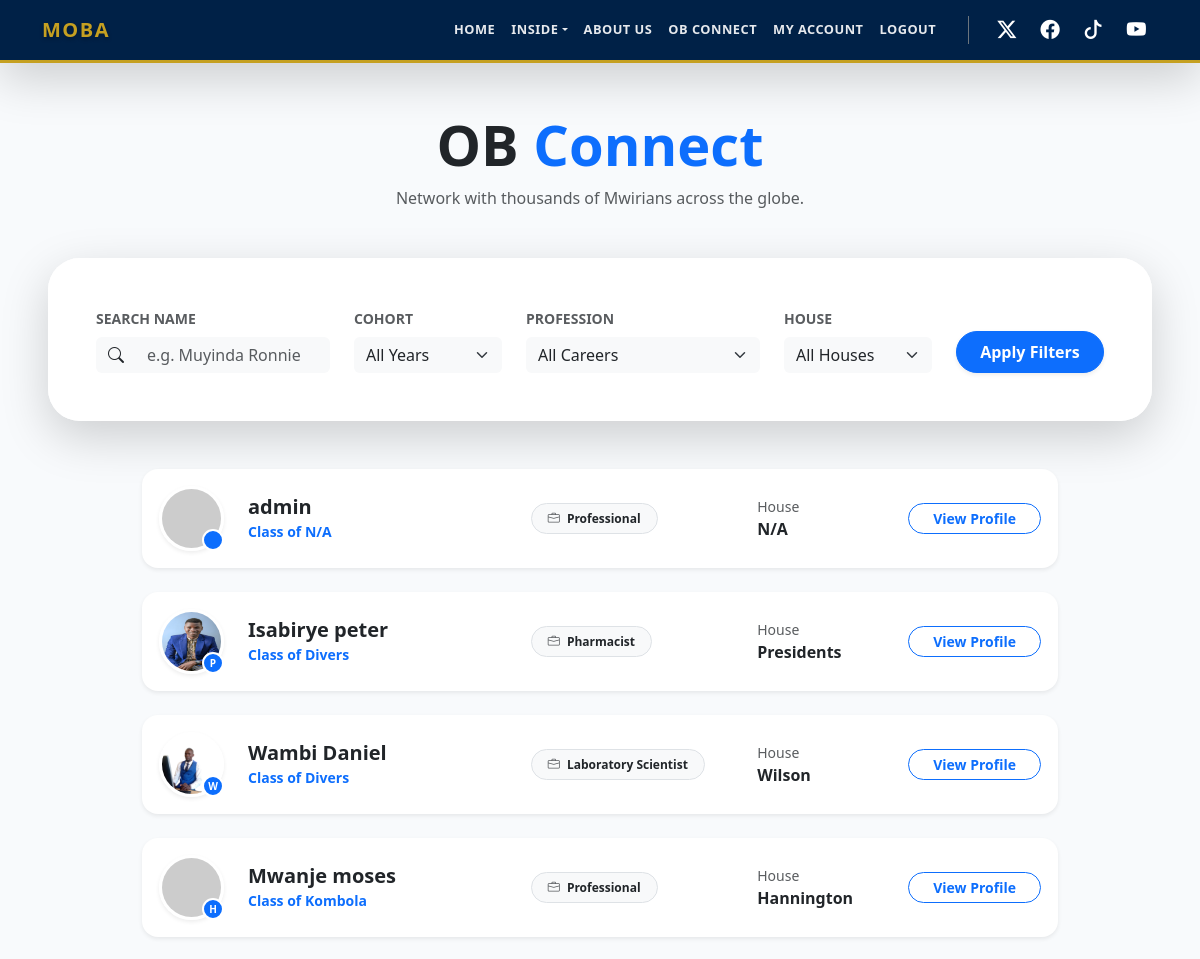
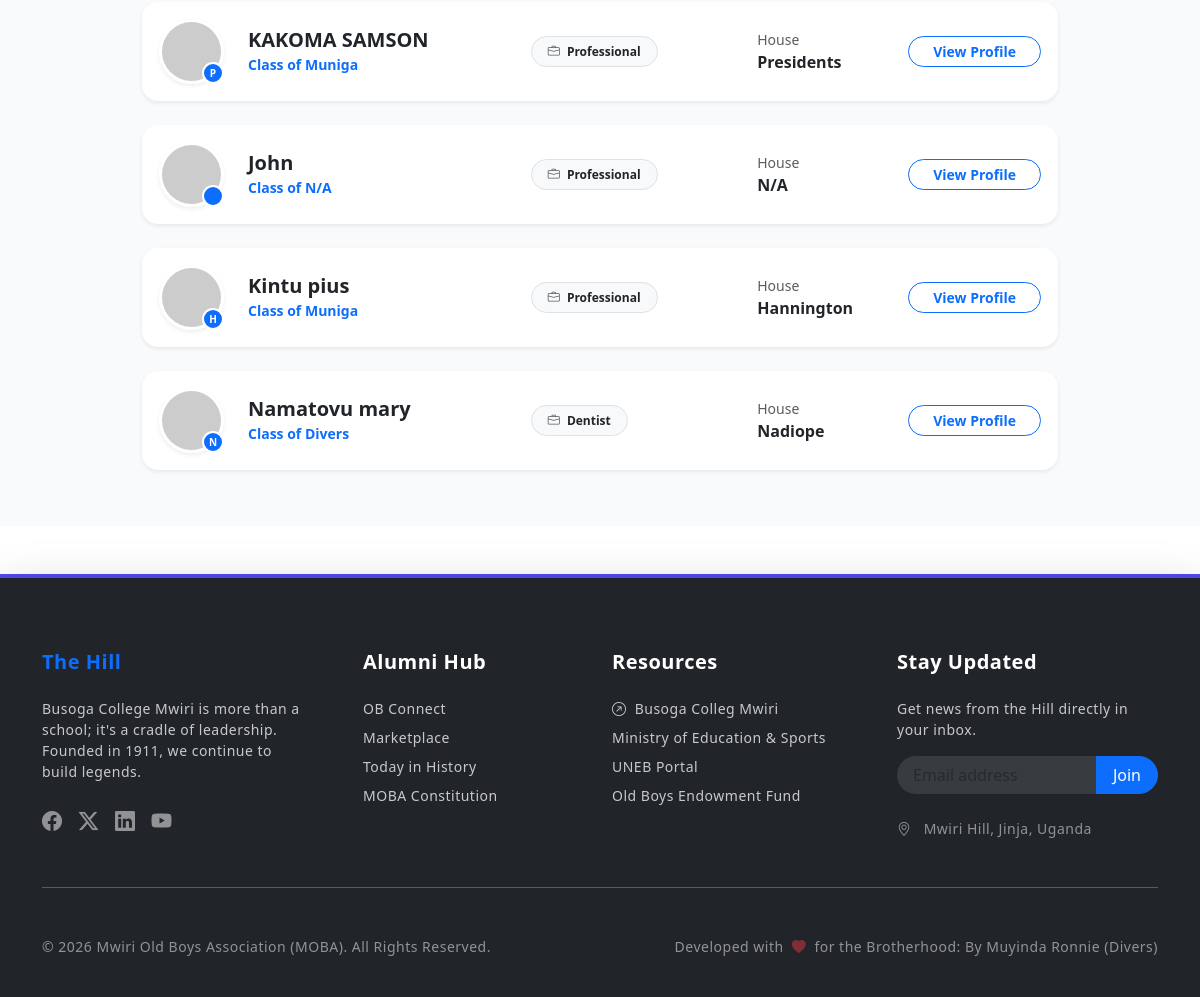
Screenshot of /connect/ob-connect/ (signed in) with the database file from the repository (2 pictures, top to bottom).
### users/models.py (models this page shows, shortened)
class User(AbstractUser):
    class Role(models.TextChoices):
        PUBLIC = "PUBLIC", "Public"
        SUBSCRIBER = "SUBSCRIBER", "Subscriber"
        ADMIN = "ADMIN", "Admin"
    base_role = Role.PUBLIC
    role = models.CharField(max_length=50, choices=Role.choices, default=base_role)
    cohort = models.ForeignKey('organisation.Cohort', on_delete=models.SET_NULL, null=True, blank=True)
    house = models.ForeignKey('organisation.House', on_delete=models.SET_NULL, null=True, blank=True)
    phone_number = models.CharField(max_length=20)
    linkedin_profile = models.URLField(blank=True)
    website = models.URLField(blank=True)
    address = models.CharField(max_length=255, blank=True)
    profession = models.ForeignKey('organisation.Profession', on_delete=models.SET_NULL, null=True, blank=True)
    whatsapp_contact = models.CharField(max_length=20, blank=True)
    x_account = models.URLField(blank=True)
    tiktok_account = models.URLField(blank=True)
    youtube_account = models.URLField(blank=True)
    facebook_account = models.URLField(blank=True)

class Profile(models.Model):
    user = models.OneToOneField(User, on_delete=models.CASCADE)
    bio = models.TextField(blank=True)
    profile_picture = models.ImageField(upload_to='profile_pictures/', blank=True)

### organisation/models.py (models this page shows, shortened)
class House(models.Model):
    name = models.CharField(max_length=255)

class Cohort(models.Model):
    name = models.CharField(max_length=255)

class Profession(models.Model):
    name = models.CharField(max_length=255, unique=True)

### connect/views.py (the view)
# urls.py: path('ob-connect/', views.ob_connect, name='ob_connect'),
@login_required
def ob_connect(request):
    users = User.objects.all()
    cohorts = Cohort.objects.all()
    professions = Profession.objects.all()
    houses = House.objects.all()
    name_query = request.GET.get('name')
    cohort_query = request.GET.get('cohort')
    profession_query = request.GET.get('profession')
    house_query = request.GET.get('house')
    if name_query:
        users = users.filter(first_name__icontains=name_query) | users.filter(last_name__icontains=name_query)
    if cohort_query:
        users = users.filter(cohort_id=cohort_query)
    if profession_query:
        users = users.filter(profession_id=profession_query)
    if house_query:
        users = users.filter(house_id=house_query)
    context = {
        'users': users,
        'cohorts': cohorts,
        'professions': professions,
        'houses': houses,
    }
    return render(request, 'connect/ob_connect.html', context)

### connect/templates/connect/ob_connect.html (shortened to what this page needs)
{% extends "base.html" %}
{% block content %}
<div class="container-fluid py-5 px-lg-5" style="background-color: #f8fafc; min-height: 100vh;">
    <div class="text-center mb-5">
        <h1 class="fw-bold display-4">OB <span class="text-primary">Connect</span></h1>
        <p class="text-muted mx-auto" style="max-width: 600px;">Network with thousands of Mwirians across the globe.</p>
    </div>
    <div class="card shadow-lg border-0 rounded-5 mb-5 overflow-hidden">
        <div class="card-body p-4 p-md-5 bg-white">
            <form method="get" class="row g-4 align-items-end">
                <div class="col-md-3">
                    <label for="name" class="form-label small fw-bold text-uppercase text-muted">Search Name</label>
                    <div class="input-group">
                        <span class="input-group-text bg-light border-0"><i class="bi bi-search"></i></span>
                        <input type="text" name="name" id="name" class="form-control bg-light border-0" placeholder="e.g. Muyinda Ronnie" value="{{ request.GET.name }}">
                    </div>
                </div>
                <div class="col-md-2">
                    <label for="cohort" class="form-label small fw-bold text-uppercase text-muted">Cohort</label>
                    <select name="cohort" id="cohort" class="form-select bg-light border-0">
                        <option value="">All Years</option>
                    </select>
                </div>
                <div class="col-md-3">
                    <label for="profession" class="form-label small fw-bold text-uppercase text-muted">Profession</label>
                    <select name="profession" id="profession" class="form-select bg-light border-0">
                        <option value="">All Careers</option>
                    </select>
                </div>
                <div class="col-md-2">
                    <label for="house" class="form-label small fw-bold text-uppercase text-muted">House</label>
                    <select name="house" id="house" class="form-select bg-light border-0">
                        <option value="">All Houses</option>
                    </select>
                </div>
                <div class="col-md-2">
                    <button type="submit" class="btn btn-primary w-100 rounded-pill py-2 fw-bold shadow-sm">
                        Apply Filters
                    </button>
                </div>
            </form>
        </div>
    </div>
    <div class="row justify-content-center">
        <div class="col-xl-10">
            <div class="list-group gap-3">
                {% for user in users %}
                <div class="list-group-item border-0 shadow-sm rounded-4 alumni-list-item p-3 mb-2">
                    <div class="row align-items-center">
                        <div class="col-auto">
                            <div class="position-relative">
                                <img src="{% if user.profile.profile_picture %}{{ user.profile.profile_picture.url }}{% else %}https://ui-avatars.com/api/?name={{ user.username }}&background=4f46e5&color=fff&size=100{% endif %}"
                                     class="rounded-circle border border-3 border-white shadow-sm" width="65" height="65" alt="Avatar">
                                <div class="house-indicator-sm bg-primary" title="House: {{ user.house.name }}">{{ user.house.name|slice:":1" }}</div>
                            </div>
                        </div>
                        <div class="col">
                            <h5 class="fw-bold mb-0 text-dark">{{ user.get_full_name|default:user.username }}</h5>
                            <span class="text-primary small fw-bold">Class of {{ user.cohort.name|default:"N/A" }}</span>
                        </div>
                        <div class="col-md-3 d-none d-md-block">
                            <span class="badge bg-light text-dark rounded-pill px-3 py-2 border small">
                                <i class="bi bi-briefcase me-1 text-muted"></i> {{ user.profession.name|default:"Professional" }}
                            </span>
                        </div>
                        <div class="col-md-2 d-none d-lg-block">
                            <small class="text-muted d-block">House</small>
                            <span class="fw-bold text-dark">{{ user.house.name|default:"N/A" }}</span>
                        </div>
                        <div class="col-auto">
                            <a href="{% url 'view_ob' user.id %}" class="btn btn-outline-primary rounded-pill px-4 btn-sm fw-bold">
                                View Profile
                            </a>
                        </div>
                    </div>
                </div>
                {% endfor %}
            </div>
        </div>
    </div>
</div>
{% endblock %}

### connect/templates/connect/ob_connect.html (style rules this page uses)
.alumni-list-item { background: #ffffff; transition: all 0.2s ease-in-out; border: 1px solid transparent !important; }
.house-indicator-sm { position: absolute; bottom: 0; right: 0; width: 22px; height: 22px; border-radius: 50%; display: flex; align-items: center; justify-content: center; font-size: 10px; font-weight: bold; color: white; border: 2px solid white; }

### core/templates/footer.html (style rules this page uses)
a { transition: all 0.3s ease; }

### rows the page displays
User: get_full_name "admin", cohort.name "N/A", profession.name "Professional", house.name "N/A"
User: profile_picture (picture), house.name "P", get_full_name "Isabirye peter", cohort.name "Divers", profession.name "Pharmacist", house.name "Presidents"
User: profile_picture (picture), house.name "W", get_full_name "Wambi Daniel", cohort.name "Divers", profession.name "Laboratory Scientist", house.name "Wilson"
User: house.name "H", get_full_name "Mwanje moses", cohort.name "Kombola", profession.name "Professional", house.name "Hannington"
User: house.name "P", get_full_name "KAKOMA SAMSON", cohort.name "Muniga", profession.name "Professional", house.name "Presidents"
User: get_full_name "John", cohort.name "N/A", profession.name "Professional", house.name "N/A"
User: house.name "H", get_full_name "Kintu pius", cohort.name "Muniga", profession.name "Professional", house.name "Hannington"
User: house.name "N", get_full_name "Namatovu mary", cohort.name "Divers", profession.name "Dentist", house.name "Nadiope"
